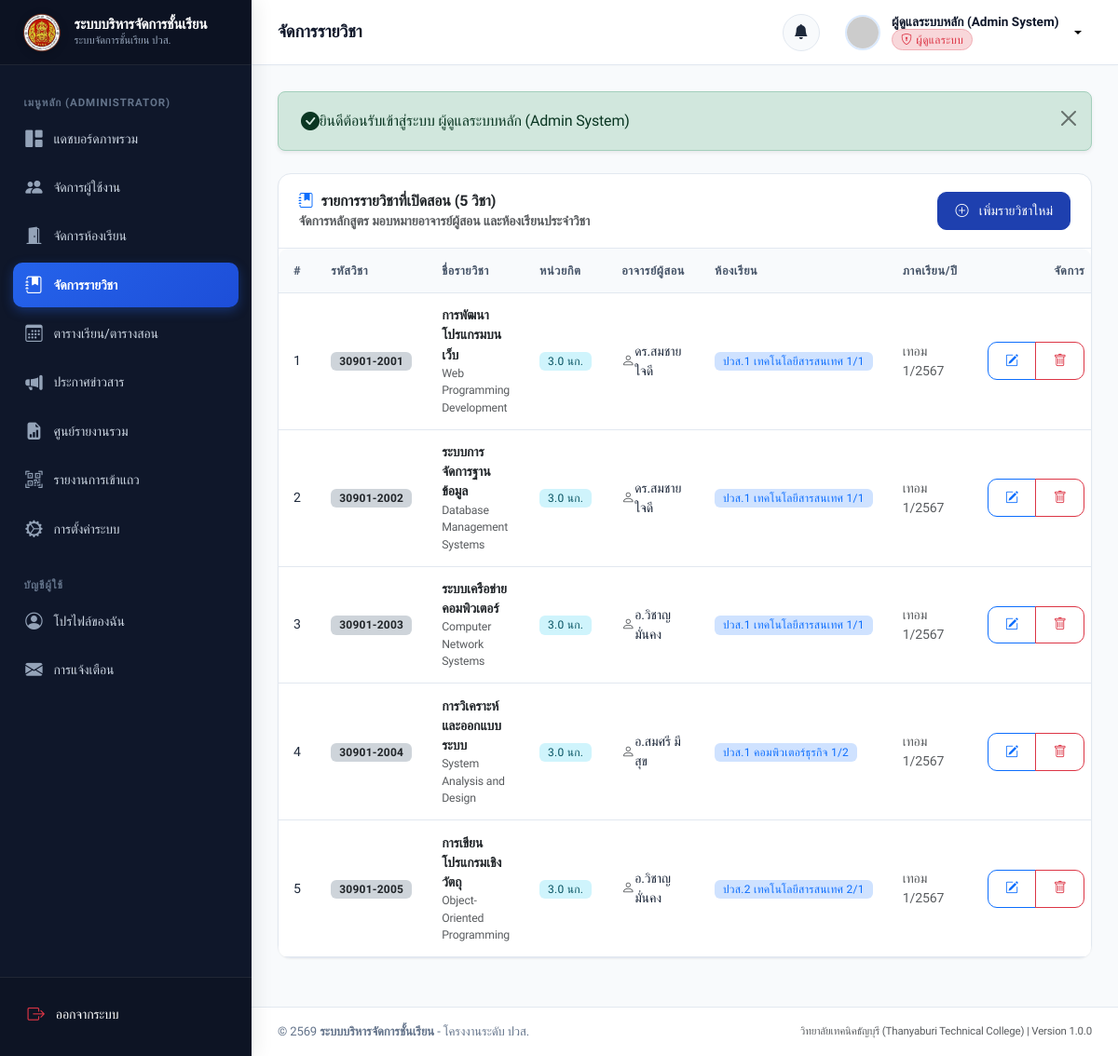
The app's page /admin/subjects.php (signed in) with its own data.
### tables this page shows
CREATE TABLE `subjects` (
  `id` INT AUTO_INCREMENT PRIMARY KEY,
  `subject_code` VARCHAR(20) NOT NULL,
  `name_th` VARCHAR(100) NOT NULL,
  `name_en` VARCHAR(100) DEFAULT NULL,
  `credits` DECIMAL(3,1) NOT NULL DEFAULT 3.0,
  `description` TEXT DEFAULT NULL,
  `teacher_id` INT NOT NULL,
  `classroom_id` INT NOT NULL,
  `term` VARCHAR(10) NOT NULL DEFAULT '1',
  `academic_year` VARCHAR(10) NOT NULL DEFAULT '2567',
  `created_at` DATETIME NOT NULL DEFAULT CURRENT_TIMESTAMP,
  `updated_at` DATETIME NOT NULL DEFAULT CURRENT_TIMESTAMP ON UPDATE CURRENT_TIMESTAMP,
  CONSTRAINT `fk_subjects_teacher` FOREIGN KEY (`teacher_id`) REFERENCES `teachers` (`id`) ON DELETE CASCADE,
  CONSTRAINT `fk_subjects_classroom` FOREIGN KEY (`classroom_id`) REFERENCES `classrooms` (`id`) ON DELETE CASCADE,
  INDEX `idx_subjects_code` (`subject_code`)
);

CREATE TABLE `users` (
  `id` INT AUTO_INCREMENT PRIMARY KEY,
  `username` VARCHAR(50) NOT NULL UNIQUE,
  `password` VARCHAR(255) NOT NULL,
  `role` ENUM('admin', 'teacher', 'student') NOT NULL DEFAULT 'student',
  `email` VARCHAR(100) NOT NULL UNIQUE,
  `full_name` VARCHAR(100) NOT NULL,
  `phone` VARCHAR(20) DEFAULT NULL,
  `avatar` VARCHAR(255) DEFAULT NULL,
  `status` ENUM('active', 'inactive') NOT NULL DEFAULT 'active',
  `created_at` DATETIME NOT NULL DEFAULT CURRENT_TIMESTAMP,
  `updated_at` DATETIME NOT NULL DEFAULT CURRENT_TIMESTAMP ON UPDATE CURRENT_TIMESTAMP,
  INDEX `idx_users_role` (`role`),
  INDEX `idx_users_status` (`status`)
);

CREATE TABLE `classrooms` (
  `id` INT AUTO_INCREMENT PRIMARY KEY,
  `name` VARCHAR(100) NOT NULL,
  `level` VARCHAR(20) NOT NULL,
  `department` VARCHAR(100) NOT NULL DEFAULT 'แผนกวิชาเทคโนโลยีสารสนเทศ',
  `academic_year` VARCHAR(10) NOT NULL DEFAULT '2567',
  `homeroom_teacher_id` INT DEFAULT NULL,
  `description` VARCHAR(255) DEFAULT NULL,
  `created_at` DATETIME NOT NULL DEFAULT CURRENT_TIMESTAMP,
  `updated_at` DATETIME NOT NULL DEFAULT CURRENT_TIMESTAMP ON UPDATE CURRENT_TIMESTAMP
);

### includes/csrf.php (called while the page is built, shortened)
<?php
function generateCsrfToken(): string {
    return $_SESSION['csrf_token'];
}

### admin/subjects.php (the view, shortened to what this page needs)
<?php
require_once __DIR__ . '/../includes/csrf.php';
require_once __DIR__ . '/../includes/functions.php';
$sql = "
    SELECT s.*,
           u.full_name as teacher_name, t.teacher_code,
           c.name as classroom_name, c.level
    FROM subjects s
    JOIN teachers t ON s.teacher_id = t.id
    JOIN users u ON t.user_id = u.id
    JOIN classrooms c ON s.classroom_id = c.id
    ORDER BY s.academic_year DESC, s.term ASC, s.subject_code ASC
";
$subjects = $pdo->query($sql)->fetchAll();
require_once __DIR__ . '/../includes/header.php';
require_once __DIR__ . '/../includes/sidebar.php';
require_once __DIR__ . '/../includes/navbar.php';
?>
<div class="card">
    <div class="card-header flex-column flex-md-row gap-3 align-items-start align-items-md-center">
        <div>
            <h5 class="card-title mb-0"><i class="bi bi-journal-bookmark-fill text-primary"></i> รายการรายวิชาที่เปิดสอน (<?= count($subjects) ?> วิชา)</h5>
            <div class="small text-muted">จัดการหลักสูตร มอบหมายอาจารย์ผู้สอน และห้องเรียนประจำวิชา</div>
        </div>
        <div>
            <button type="button" class="btn btn-primary" data-bs-toggle="modal" data-bs-target="#addSubjectModal">
                <i class="bi bi-plus-circle me-1"></i> เพิ่มรายวิชาใหม่
            </button>
        </div>
    </div>
    <div class="table-responsive">
        <table class="table table-hover align-middle mb-0">
            <thead>
                <tr>
                    <th style="width: 50px;">#</th>
                    <th>รหัสวิชา</th>
                    <th>ชื่อรายวิชา</th>
                    <th>หน่วยกิต</th>
                    <th>อาจารย์ผู้สอน</th>
                    <th>ห้องเรียน</th>
                    <th>ภาคเรียน/ปี</th>
                    <th class="text-end" style="width: 120px;">จัดการ</th>
                </tr>
            </thead>
            <tbody>
                <?php if (empty($subjects)): ?>
                    <tr>
                        <td colspan="8" class="text-center py-5 text-muted">
                            <i class="bi bi-journal-x fs-1 d-block mb-2"></i>
                            ยังไม่มีข้อมูลรายวิชาในระบบ
                        </td>
                    </tr>
                <?php else: ?>
                    <?php foreach ($subjects as $idx => $sub): ?>
                        <tr>
                            <td><?= $idx + 1 ?></td>
                            <td>
                                <span class="badge bg-dark-subtle text-dark fw-bold"><?= htmlspecialchars($sub['subject_code']) ?></span>
                            </td>
                            <td>
                                <div class="fw-semibold text-dark"><?= htmlspecialchars($sub['name_th']) ?></div>
                                <div class="small text-muted"><?= htmlspecialchars($sub['name_en'] ?? '-') ?></div>
                            </td>
                            <td>
                                <span class="badge bg-info-subtle text-info-emphasis"><?= number_format($sub['credits'], 1) ?> นก.</span>
                            </td>
                            <td>
                                <div class="d-flex align-items-center gap-1.5">
                                    <i class="bi bi-person text-muted"></i>
                                    <span><?= htmlspecialchars($sub['teacher_name']) ?></span>
                                </div>
                            </td>
                            <td>
                                <span class="badge bg-primary-subtle text-primary"><?= htmlspecialchars($sub['classroom_name']) ?></span>
                            </td>
                            <td class="small text-muted">เทอม <?= htmlspecialchars($sub['term']) ?>/<?= htmlspecialchars($sub['academic_year']) ?></td>
                            <td class="text-end">
                                <div class="btn-group btn-group-sm">
                                    <button type="button" class="btn btn-outline-primary edit-sub-btn"
                                            data-bs-toggle="modal" data-bs-target="#editSubjectModal"
                                            data-id="<?= $sub['id'] ?>"
                                            data-code="<?= htmlspecialchars($sub['subject_code']) ?>"
                                            data-nameth="<?= htmlspecialchars($sub['name_th']) ?>"
                                            data-nameen="<?= htmlspecialchars($sub['name_en'] ?? '') ?>"
                                            data-credits="<?= $sub['credits'] ?>"
                                            data-teacher="<?= $sub['teacher_id'] ?>"
                                            data-classroom="<?= $sub['classroom_id'] ?>"
                                            data-term="<?= htmlspecialchars($sub['term']) ?>"
                                            data-year="<?= htmlspecialchars($sub['academic_year']) ?>"
                                            data-desc="<?= htmlspecialchars($sub['description'] ?? '') ?>">
                                        <i class="bi bi-pencil-square"></i>
                                    </button>
                                    <button type="button" class="btn btn-outline-danger"
                                            onclick="confirmDelete('<?= BASE_URL ?>admin/subjects.php?action=delete&id=<?= $sub['id'] ?>&csrf_token=<?= generateCsrfToken() ?>', 'ยืนยันลบวิชา <?= addslashes($sub['name_th']) ?>?')">
                                        <i class="bi bi-trash"></i>
                                    </button>
                                </div>
                            </td>
                        </tr>
                    <?php endforeach; ?>
                <?php endif; ?>
            </tbody>
        </table>
    </div>
</div>
<?php require_once __DIR__ . '/../includes/footer.php'; ?>

### assets/css/style.css (style rules this page uses)
:root { --primary: #1e40af; --primary-hover: #1d4ed8; --primary-light: #eff6ff; --primary-rgb: 30, 64, 175; --secondary: #475569; --accent: #3b82f6; --accent-light: #dbeafe; --success: #10b981; --success-light: #ecfdf5; --warning: #f59e0b; --warning-light: #fffbeb; --danger: #ef4444; --danger-light: #fef2f2; --info: #06b6d4; --info-light: #ecfeff; --dark: #0f172a; --dark-surface: #1e293b; --light-bg: #f8fafc; --card-bg: #ffffff; --border-color: #e2e8f0; --border-focus: #93c5fd; --text-main: #1e293b; --text-muted: #64748b; --text-light: #94a3b8; --sidebar-width: 270px; --topbar-height: 70px; --radius-sm: 0.375rem; --radius-md: 0.625rem; --radius-lg: 0.875rem; --radius-xl: 1.25rem; --shadow-sm: 0 1px 2px 0 rgb(0 0 0 / 0.05); --shadow-md: 0 4px 6px -1px rgb(0 0 0 / 0.07), 0 2px 4px -2px rgb(0 0 0 / 0.05); --shadow-lg: 0 10px 15px -3px rgb(0 0 0 / 0.08), 0 4px 6px -4px rgb(0 0 0 / 0.04); --shadow-xl: 0 20px 25px -5px rgb(0 0 0 / 0.1), 0 8px 10px -6px rgb(0 0 0 / 0.05); --transition: all 0.2s cubic-bezier(0.4, 0, 0.2, 1); }
* { box-sizing: border-box; }
body { font-family: 'Prompt', -apple-system, BlinkMacSystemFont, 'Segoe UI', Roboto, sans-serif; background-color: var(--light-bg); color: var(--text-main); min-height: 100vh; margin: 0; display: flex; flex-direction: column; overflow-x: hidden; letter-spacing: -0.01em; }
h1, h2, h3, h4, h5, h6 { color: var(--dark); font-weight: 600; line-height: 1.35; }
.card { background-color: var(--card-bg); border: 1px solid var(--border-color); border-radius: var(--radius-lg); box-shadow: var(--shadow-sm); transition: var(--transition); margin-bottom: 1.5rem; }
.card-header { background-color: transparent; border-bottom: 1px solid var(--border-color); padding: 1.15rem 1.35rem; display: flex; align-items: center; justify-content: space-between; font-weight: 600; }
.card-header .card-title { margin: 0; font-size: 1rem; font-weight: 600; display: flex; align-items: center; gap: 0.5rem; }
.btn { font-family: inherit; font-weight: 500; padding: 0.55rem 1.15rem; border-radius: var(--radius-md); transition: var(--transition); display: inline-flex; align-items: center; justify-content: center; gap: 0.45rem; font-size: 0.88rem; }
.btn-primary { background-color: var(--primary); border-color: var(--primary); }
.table-responsive { border-radius: var(--radius-md); overflow-x: auto; }
.table { width: 100%; margin-bottom: 0; vertical-align: middle; border-color: var(--border-color); }
.table th { background-color: #f8fafc; color: var(--secondary); font-size: 0.8rem; font-weight: 600; text-transform: uppercase; letter-spacing: 0.04em; padding: 0.85rem 1rem; border-bottom: 1px solid var(--border-color); white-space: nowrap; }
.table td { padding: 0.85rem 1rem; font-size: 0.88rem; color: var(--text-main); border-bottom: 1px solid var(--border-color); }
.badge { font-weight: 500; font-size: 0.75rem; padding: 0.35em 0.75em; letter-spacing: 0.02em; }

### records on screen
subjects: subject_code "30901-2001", name_th "การพัฒนาโปรแกรมบนเว็บ", name_en "Web Programming Development", credits "3.0", users.full_name "ดร.สมชาย ใจดี", classroom.name "ปวส.1 เทคโนโลยีสารสนเทศ 1/1", term "1", academic_year "2567"
subjects: subject_code "30901-2002", name_th "ระบบการจัดการฐานข้อมูล", name_en "Database Management Systems", credits "3.0", users.full_name "ดร.สมชาย ใจดี", classroom.name "ปวส.1 เทคโนโลยีสารสนเทศ 1/1", term "1", academic_year "2567"
subjects: subject_code "30901-2003", name_th "ระบบเครือข่ายคอมพิวเตอร์", name_en "Computer Network Systems", credits "3.0", users.full_name "อ.วิชาญ มั่นคง", classroom.name "ปวส.1 เทคโนโลยีสารสนเทศ 1/1", term "1", academic_year "2567"
subjects: subject_code "30901-2004", name_th "การวิเคราะห์และออกแบบระบบ", name_en "System Analysis and Design", credits "3.0", users.full_name "อ.สมศรี มีสุข", classroom.name "ปวส.1 คอมพิวเตอร์ธุรกิจ 1/2", term "1", academic_year "2567"
subjects: subject_code "30901-2005", name_th "การเขียนโปรแกรมเชิงวัตถุ", name_en "Object-Oriented Programming", credits "3.0", users.full_name "อ.วิชาญ มั่นคง", classroom.name "ปวส.2 เทคโนโลยีสารสนเทศ 2/1", term "1", academic_year "2567"

### other values on screen
APP_NAME "ระบบบริหารจัดการชั้นเรียน"
$pageTitle "จัดการรายวิชา"
$currentUser['full_name'] "ผู้ดูแลระบบหลัก (Admin System)"
$msg "ยินดีต้อนรับเข้าสู่ระบบ ผู้ดูแลระบบหลัก (Admin System)"
count($subjects) "5"
APP_SUBTITLE "วิทยาลัยเทคนิคธัญบุรี (Thanyaburi Technical College)"
APP_VERSION "1.0.0"
